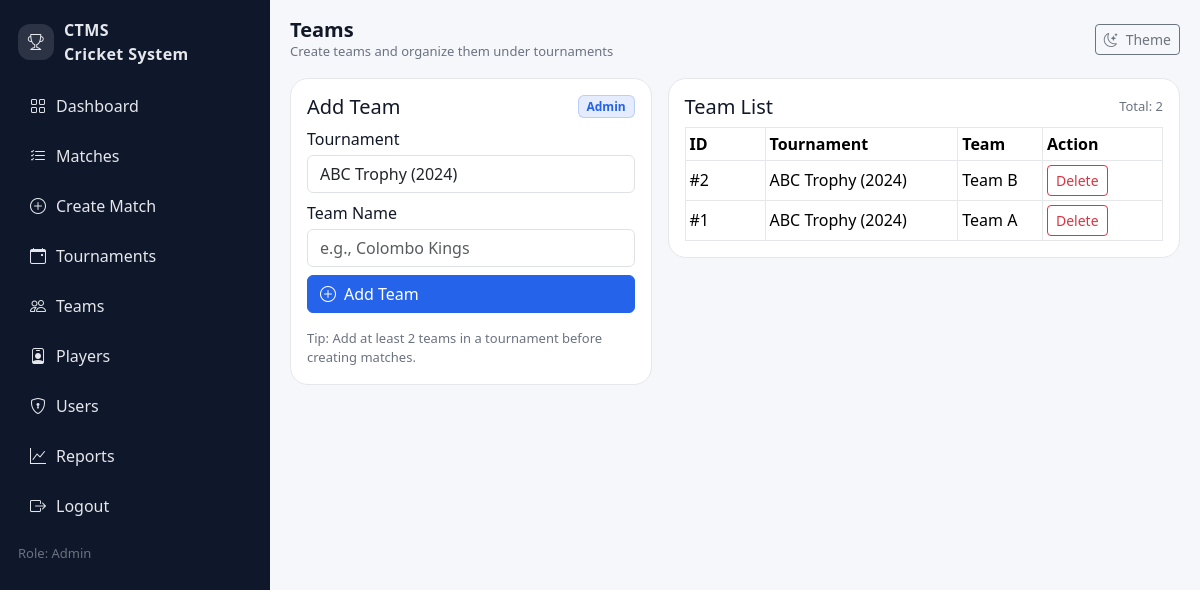
The app's page /pages/teams.php (signed in) with its own data.
### tables this page shows
CREATE TABLE `teams` (
  `id` int(11) NOT NULL,
  `tournament_id` int(11) DEFAULT NULL,
  `name` varchar(100) DEFAULT NULL
);

CREATE TABLE `tournaments` (
  `id` int(11) NOT NULL,
  `name` varchar(100) DEFAULT NULL,
  `year` int(11) DEFAULT NULL
);

### pages/teams.php (the view, shortened to what this page needs)
<?php
include("../config/db.php");
include("partials/layout_top.php");
$ts = $conn->query("SELECT * FROM tournaments ORDER BY year DESC, id DESC");
$q = $conn->query("
  SELECT teams.id, teams.name, tournaments.name AS tname, tournaments.year AS tyear
  FROM teams
  JOIN tournaments ON teams.tournament_id = tournaments.id
  ORDER BY teams.id DESC
");
?>
<div class="row g-3">
  <div class="col-lg-5">
    <div class="card-ui">
      <div class="d-flex justify-content-between align-items-center mb-2">
        <h5 class="mb-0">Add Team</h5>
        <span class="badge badge-soft">Admin</span>
      </div>
      <form method="post" class="row g-2">
        <div class="col-12">
          <label class="form-label mb-1">Tournament</label>
          <select class="form-control" name="tournament_id" required>
            <?php while($t=$ts->fetch_assoc()){ ?>
              <option value="<?= $t['id'] ?>">
                <?= htmlspecialchars($t['name']) ?> (<?= (int)$t['year'] ?>)
              </option>
            <?php } ?>
          </select>
        </div>
        <div class="col-12">
          <label class="form-label mb-1">Team Name</label>
          <input class="form-control" name="name" placeholder="e.g., Colombo Kings" required>
        </div>
        <div class="col-12 mt-2">
          <button class="btn btn-primary w-100 icon-btn" name="add">
            <i class="bi bi-plus-circle"></i>
            Add Team
          </button>
        </div>
      </form>
      <div class="small-muted mt-3">
        Tip: Add at least 2 teams in a tournament before creating matches.
      </div>
    </div>
  </div>
  <div class="col-lg-7">
    <div class="card-ui">
      <div class="d-flex justify-content-between align-items-center mb-2">
        <h5 class="mb-0">Team List</h5>
        <span class="small-muted">Total: <?= (int)$q->num_rows ?></span>
      </div>
      <div class="table-responsive">
        <table class="table table-sm table-bordered align-middle mb-0">
          <thead>
            <tr>
              <th style="width:80px;">ID</th>
              <th>Tournament</th>
              <th>Team</th>
              <th style="width:120px;">Action</th>
            </tr>
          </thead>
          <tbody>
            <?php while($r=$q->fetch_assoc()){ ?>
              <tr>
                <td>#<?= $r['id'] ?></td>
                <td><?= htmlspecialchars($r['tname']) ?> (<?= (int)$r['tyear'] ?>)</td>
                <td><?= htmlspecialchars($r['name']) ?></td>
                <td>
                  <a class="btn btn-outline-danger btn-sm"
                     href="?del=<?= $r['id'] ?>"
                     onclick="return confirm('Delete this team?')">
                    Delete
                  </a>
                </td>
              </tr>
            <?php } ?>
          </tbody>
        </table>
      </div>
    </div>
  </div>
</div>
<?php include("partials/layout_bottom.php"); ?>

### assets/css/app.css (style rules this page uses)
:root { --bg: #f6f7fb; --card: #ffffff; --text: #111827; --muted: #6b7280; --border: #e5e7eb; --primary: #2563eb; --sidebar: #0f172a; --sidebarText: #e5e7eb; --sidebarMuted: #94a3b8; }
body { background: var(--bg) !important; color: var(--text) !important; }
.card-ui { background: var(--card); border: 1px solid var(--border); border-radius: 18px; padding: 16px; }
.table { color: var(--text); }
.table thead { background: transparent !important; }
.table-bordered { border-color: var(--border) !important; }
.table-bordered td, .table-bordered th { border-color: var(--border) !important; }
.badge-soft { background: rgba(37,99,235,0.12); color: var(--primary); border: 1px solid rgba(37,99,235,0.22); }
.btn-primary { background: var(--primary) !important; border-color: var(--primary) !important; }
.small-muted { color: var(--muted); font-size: 13px; }
.icon-btn { display:inline-flex; align-items:center; gap:8px; }

### records on screen
teams: id "2", tournament.name "ABC Trophy", tournament.year "2024", name "Team B"
teams: id "1", tournament.name "ABC Trophy", tournament.year "2024", name "Team A"

### other values on screen
$pageTitle "Teams"
$pageSub "Create teams and organize them under tournaments"
$q->num_rows "2"
form field tournament_id "ABC Trophy (2024)"
